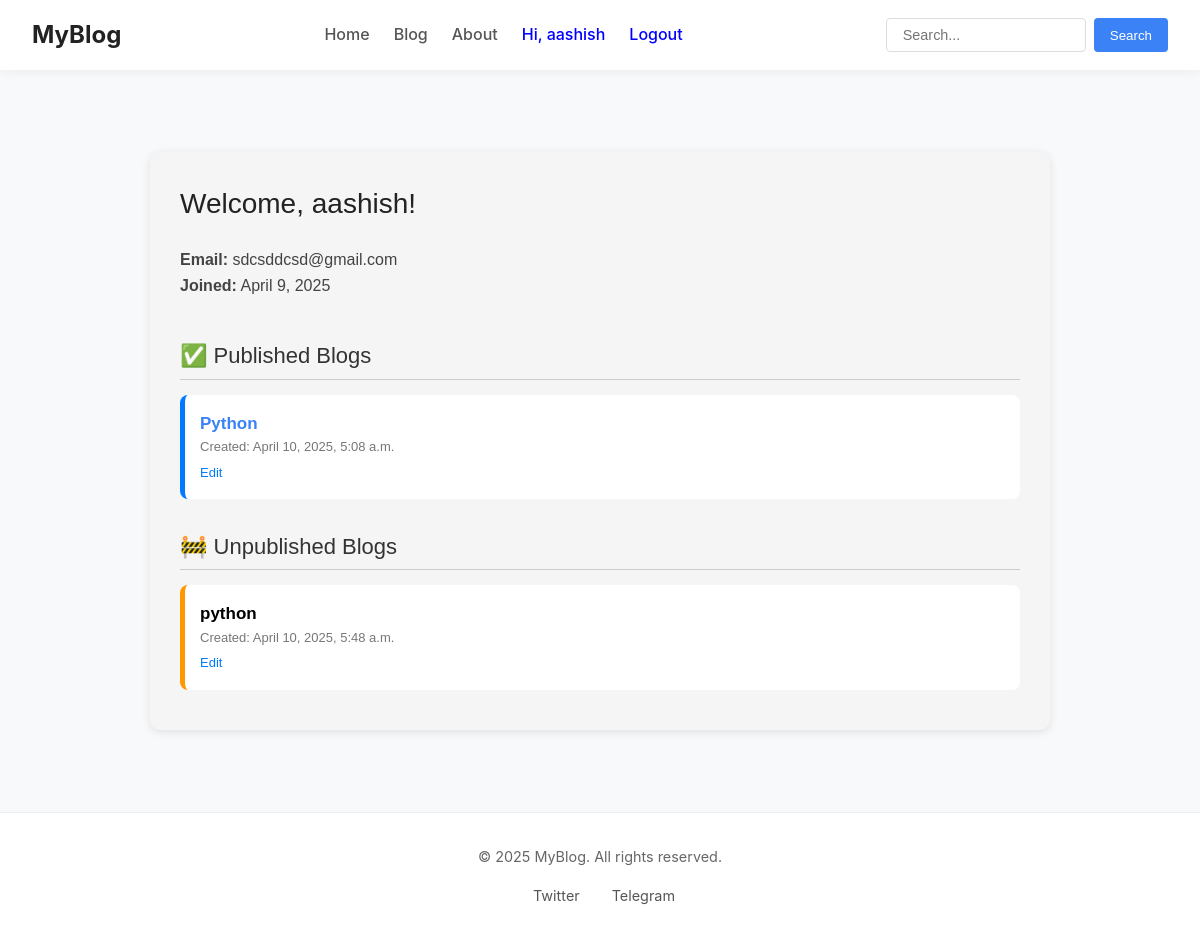
The page /profile/aashish (signed in) on the database its author committed.
### blog_app/models.py (models this page shows, shortened)
class Blog(models.Model):
    title = models.CharField(max_length=200)
    short_desc = models.CharField(max_length=200)
    content = models.TextField()
    author = models.ForeignKey(User, on_delete=models.CASCADE)
    created = models.DateTimeField(auto_now_add=True)
    updated = models.DateTimeField(auto_now=True)
    is_published = models.BooleanField(default=False)

### blog_app/views.py (the view)
# urls.py: path('profile/<str:username>', views.user_profile, name='user-profile'),
@login_required(login_url='login-page')
def user_profile(request, username):
    if username:
        try:
            profile_user = User.objects.get(username=username)
        except User.DoesNotExist:
            return messages.error(request, 'User not found')
    else:
        profile_user = request.user
    is_own_profile = (profile_user == request.user)
    published = profile_user.blog_set.filter(is_published=True).order_by('-created')
    unpublished = profile_user.blog_set.filter(is_published=False).order_by('-created') if is_own_profile else None
    return render(request, 'blog_app/user_profile.html', {
        'profile_user':profile_user,
        'published_blogs':published,
        'unpublished_blogs':unpublished,
        'is_own_profile': is_own_profile
    })

### blog_app/templates/blog_app/user_profile.html (shortened to what this page needs)
{% extends 'base.html' %}{% block content %}
<div class="profile-container">
  <div class="profile-header">
    {% if is_own_profile %} Welcome, {{ profile_user.username }}! {% else %}
    Profile of {{ profile_user.username }} {% endif %}
  </div>
  <div class="user-info">
    <strong>Email:</strong> {{ profile_user.email }}<br />
    <strong>Joined:</strong> {{ profile_user.date_joined|date:"F j, Y" }}
  </div>
  <div class="section-title">✅ Published Blogs</div>
  {% for blog in published_blogs %}
  <div class="blog-item">
    <div class="blog-title">
      <a href="{% url 'blog-detail' blog.id %}">{{ blog.title }}</a>
    </div>
    <div class="blog-date">
      Created: {{ blog.created|date:"F j, Y, g:i a" }}
    </div>
    {% if is_own_profile %}
    <a class="edit-link" href="{% url 'edit-blog' blog.id %}">Edit</a>
    {% endif %}
  </div>
  {% empty %}
  <p>No published blogs yet.</p>
  {% endfor %} {% if is_own_profile %}
  <div class="section-title">🚧 Unpublished Blogs</div>
  {% for blog in unpublished_blogs %}
  <div class="blog-item" style="border-left-color: #ff9800">
    <div class="blog-title">{{ blog.title }}</div>
    <div class="blog-date">
      Created: {{ blog.created|date:"F j, Y, g:i a" }}
    </div>
    <a class="edit-link" href="{% url 'edit-blog' blog.id %}">Edit</a>
  </div>
  {% empty %}
  <p>No drafts available.</p>
  {% endfor %} {% endif %}
</div>
{% endblock %}

### templates/base.html (shortened to what this page needs)
{% load static %}
<!DOCTYPE html>
<html lang="en">
  <head>
    <link rel="stylesheet" href="{% static 'styles.css' %}" />
    <link rel="stylesheet" href="{% static 'styles2.css' %}" />
    <link rel="stylesheet" href="{% static 'styles3.css' %}" />
  </head>
  <body>
    <header>
      <nav>
        <div class="mobile-header">
          <div class="nav-left">
            <a href="{% url 'home' %}">MyBlog</a>
          </div>
        </div>
        <div class="nav-center" id="nav-menu">
          <a href="{% url 'home' %}">Home</a>
          <a href="{% url 'blog-list' %}">Blog</a>
          <a href="{% url 'about-view' %}">About</a>
          {% if user.is_authenticated %}
          <a style="color: blue" href="{% url 'user-profile' user.username %}"
            >Hi, {{ user.username }}</a
          >
          <a style="color: blue" href="{% url 'logout-user' %}">Logout</a>
          {% else %}
          <a style="color: blue" href="{% url 'login-page' %}">Login</a>
          <a style="color: blue" href="{% url 'signup-page' %}">Signup</a>
          {% endif %}
        </div>
        <div class="nav-right">
          <form class="search-form" method="GET" action="{% url 'blog-list' %}">
            <input type="text" name="q" placeholder="Search..." />
            <button type="submit">Search</button>
          </form>
        </div>
      </nav>
    </header>
    <main>{% block content %} {% endblock %}</main>
    <footer>
      <p>&copy; {{ year|default:"2025" }} MyBlog. All rights reserved.</p>
      <div class="social-icons">
        <a href="https://twitter.com" target="_blank" rel="noopener">
           Twitter
        </a>
        <a href="https://t.me" target="_blank" rel="noopener">
           Telegram
        </a>
      </div>
    </footer>
  </body>
</html>

### static/styles.css (style rules this page uses)
* { margin: 0; padding: 0; box-sizing: border-box; }
body { font-family: 'Inter', -apple-system, BlinkMacSystemFont, 'Segoe UI', Roboto, Oxygen, Ubuntu, sans-serif; line-height: 1.6; color: #333; background-color: #f8f9fa; display: flex; flex-direction: column; min-height: 100vh; }
a { color: #3b82f6; text-decoration: none; transition: color 0.2s ease; }
main { flex: 1; padding: 2rem; max-width: 1200px; width: 100%; margin: 0 auto; }
header { background-color: #fff; box-shadow: 0 2px 10px rgba(0, 0, 0, 0.05); position: sticky; top: 0; z-index: 100; }
nav { display: flex; justify-content: space-between; align-items: center; padding: 1rem 2rem; max-width: 1200px; margin: 0 auto; }
.nav-left a { font-size: 1.5rem; font-weight: 700; color: #222; }
.nav-center { display: flex; gap: 1.5rem; }
.nav-center a { color: #555; font-weight: 500; position: relative; }
.nav-center a::after { content: ''; position: absolute; bottom: -5px; left: 0; width: 0; height: 2px; background-color: #3b82f6; transition: width 0.3s ease; }
.nav-right { display: flex; align-items: center; gap: 1rem; }
.nav-right form { display: flex; position: relative; }
.nav-right input { padding: 0.5rem 1rem; border: 1px solid #ddd; border-radius: 4px; font-size: 0.9rem; width: 200px; transition: all 0.3s ease; }
.nav-right button { background-color: #3b82f6; color: white; border: none; border-radius: 4px; padding: 0.5rem 1rem; margin-left: 0.5rem; cursor: pointer; font-weight: 500; transition: background-color 0.2s ease; }
footer { background-color: #fff; border-top: 1px solid #eee; padding: 2rem; text-align: center; font-size: 0.9rem; color: #666; }
.social-icons { display: flex; justify-content: center; gap: 1.5rem; margin-top: 1rem; }
.social-icons a { display: flex; align-items: center; gap: 0.5rem; color: #555; transition: color 0.2s ease; }

### blog_app/templates/blog_app/user_profile.html (style rules this page uses)
.profile-container { max-width: 900px; margin: 50px auto; padding: 30px; border-radius: 10px; background-color: #f5f5f5; box-shadow: 0 2px 10px rgba(0, 0, 0, 0.1); font-family: Arial, sans-serif; }
.profile-header { font-size: 28px; margin-bottom: 20px; color: #222; }
.user-info { margin-bottom: 40px; font-size: 16px; color: #444; }
.section-title { font-size: 22px; margin-top: 30px; margin-bottom: 15px; color: #333; border-bottom: 1px solid #ccc; padding-bottom: 5px; }
.blog-item { background-color: #fff; padding: 15px; border-radius: 8px; margin-bottom: 10px; border-left: 5px solid #007bff; }
.blog-title { font-weight: bold; font-size: 17px; color: #000; }
.blog-date { font-size: 13px; color: #777; }
.edit-link { font-size: 13px; margin-top: 5px; display: inline-block; color: #007bff; text-decoration: none; }

### rows shown on the page
Blog: title "Python", created "April 10, 2025, 5:08 a.m."
Blog: title "python", created "April 10, 2025, 5:48 a.m."

### other values the page prints
{{ user.username }} "aashish"
{{ profile_user.username }} "aashish"
{{ profile_user.email }} "sdcsddcsd@gmail.com"
{{ profile_user.date_joined|date:"F j, Y" }} "April 9, 2025"
{{ year|default:"2025" }} "2025"
